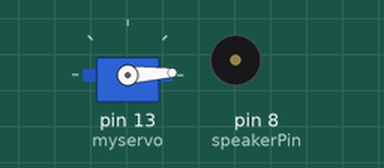
Recording of a sketch running on a simulated Arduino Uno, built with avr-gcc and run on an emulated ATmega328P. On the bench: servo, buzzer (waves = sounding).

Above: at 0.05 s.
At 0.8 s:
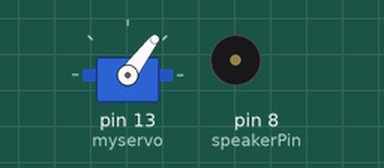
At 1.6 s:
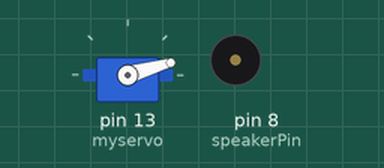
At 5.0 s:
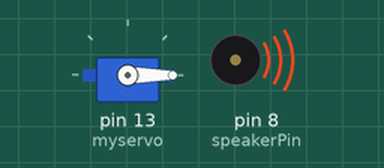
Timing chart, 0 to 9.1 s (numbered marks = the images above):
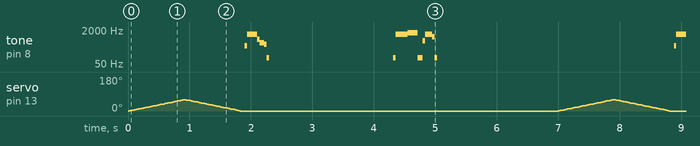

The sketch:

Midterm.ino
```cpp
#include <Servo.h>

Servo myservo;


int pos = 0;

int speakerPin = 8;

void setup() {
  myservo.attach(13);
  pinMode(speakerPin, OUTPUT);
}

void loop() {
  for (pos = 0; pos <= 60; pos += 1) {
    myservo.write(pos);
    delay(15);
  }
  for (pos = 60; pos >= 0; pos -= 1) {
    myservo.write(pos);
    delay(15);
  }

  meow();
  delay(2000);
  meow2();
  mew();
  delay(2000);
}


void meow() {
  uint16_t i;
  playTone(5100,50);
  playTone(394,180);
  for(i=990; i<1022; i+=2)
     playTone(i,8);
  playTone(5100,40);
}

void meow2() {
  uint16_t i;
  playTone(5100,55);
  playTone(394,170);
  delay(30);
  for(i=330; i<360; i+=2)
     playTone(i,10);
  playTone(5100,40);
}

void mew() {
  uint16_t i;
  playTone(5100,55);
  playTone(394,130);
  playTone(384,35);
  playTone(5100,40);
}

void playTone(uint16_t tone1, uint16_t duration) {
  if(tone1 < 50 || tone1 > 15000) return;
  for (long i = 0; i < duration * 1000L; i += tone1 * 2) {
     digitalWrite(speakerPin, HIGH);
     delayMicroseconds(tone1);
     digitalWrite(speakerPin, LOW);
     delayMicroseconds(tone1);
  }
}

void beep (int16_t frequencyInHertz, long timeInMilliseconds) {
    long x;
    long delayAmount = (long)(1000000/frequencyInHertz);
    long loopTime = (long)((timeInMilliseconds*1000)/(delayAmount*2));
    for (x=0;x<loopTime;x++) {
       digitalWrite(speakerPin,HIGH);
       delayMicroseconds(delayAmount);
       digitalWrite(speakerPin,LOW);
       delayMicroseconds(delayAmount);
    }
}

void scale() {
  for(uint16_t i=50; i<15000; i++)  {
     playTone(i,20);
  }
}
```

Measured:
- by itself, tone on pin 8 (speakerPin): repeats every 7.0 s: 1258 Hz 0.16 s, 745 Hz 0.04 s, 498 Hz 0.08 s, 435 Hz 0.04 s, 98 Hz 0.04 s, silent 2.0 s, 98 Hz 0.04 s, 1258 Hz 0.20 s, 1486 Hz 0.16 s, 98 Hz 0.08 s, 639 Hz 0.04 s, 1258 Hz 0.12 s, 977 Hz 0.04 s, 98 Hz 0.04 s, silent 3.8 s, 365 Hz 0.04 s
